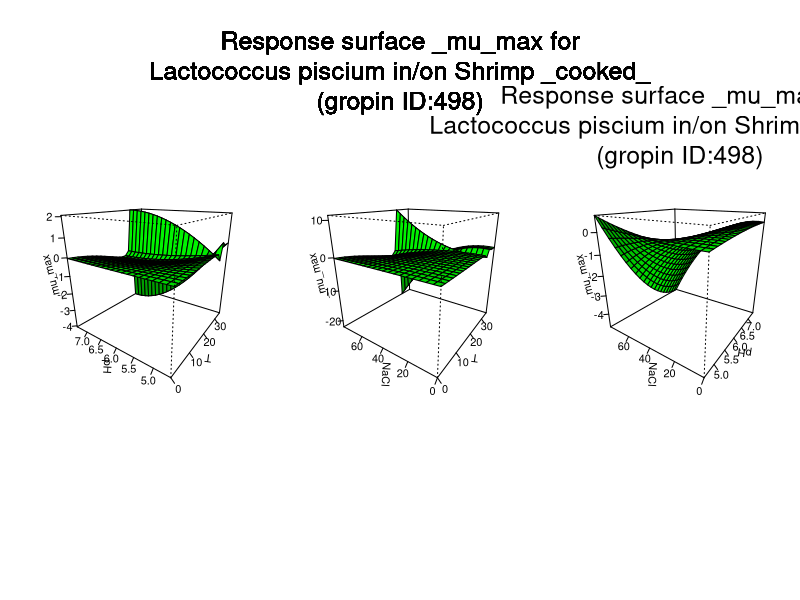

The R script that drew this image:
#############################
# start of Parameter script
#############################
T <- seq(0,34.965034965035,length.out=21)
pH <- seq(4.6046,7.39260739260739,length.out=21)
NaCl <- seq(0,79.9200799200799,length.out=21)
#############################
# end of Parameter script
#############################
############################# 
# start of Model script Gropin ID 498 
#############################
 
# constant coefficients for this model
 
variables <- data.frame(T,pH,NaCl)
argumentsPar <- expand.grid(variables)
 
# heart of the model
response_surface <- function(T,pH,NaCl) {
   mumax <-0.46*(((T-27.19)*((T+4.8)^2))/(28.19*(28.19*(T-23.39)-(-3.8)*(18.59-2*T))))*(1/6.6)*((pH-4.79)*(9.93-pH))*(1/335.26)*((NaCl+13.62)*(23-NaCl))

return(mumax=mumax)
} 

# output parameters
responseSurface <- cbind(argumentsPar,response_surface(argumentsPar['T'],argumentsPar['pH'],argumentsPar['NaCl']))
colnames(responseSurface) <- c(colnames(argumentsPar),'mumax')
#############################
# End of Model script
#############################
############################# 
# start of Visualisation script Gropin ID 498 
#############################
argPar1 <- expand.grid(T,pH)
argPar2 <- expand.grid(T,NaCl)
argPar3 <- expand.grid(pH,NaCl)
z1 <- matrix(unlist(response_surface(argPar1[1],argPar1[2],NaCl[10])),nrow=21)
z2 <- matrix(unlist(response_surface(argPar2[1],pH[10],argPar2[2])),nrow=21)
z3 <- matrix(unlist(response_surface(T[10],argPar3[1],argPar3[2])),nrow=21)
par(mfrow = c(1,3))
persp(T,pH,z1,col = 'green',xlab='T',ylab='pH',zlab='_mu_max',theta=305,phi=20,shade=0.25,ticktype = 'detailed')
persp(T,NaCl,z2,col = 'green',xlab='T',ylab='NaCl',zlab='_mu_max',theta=305,phi=20,shade=0.25,ticktype = 'detailed')
persp(pH,NaCl,z3,col = 'green',xlab='pH',ylab='NaCl',zlab='_mu_max',theta=305,phi=20,shade=0.25,ticktype = 'detailed')
mtext('Response surface _mu_max for
Lactococcus piscium in/on Shrimp _cooked_
(gropin ID:498)',outer=T,  cex=1.5, line=-8.5, side=3)
#############################
# End of Visualisation script
#############################
